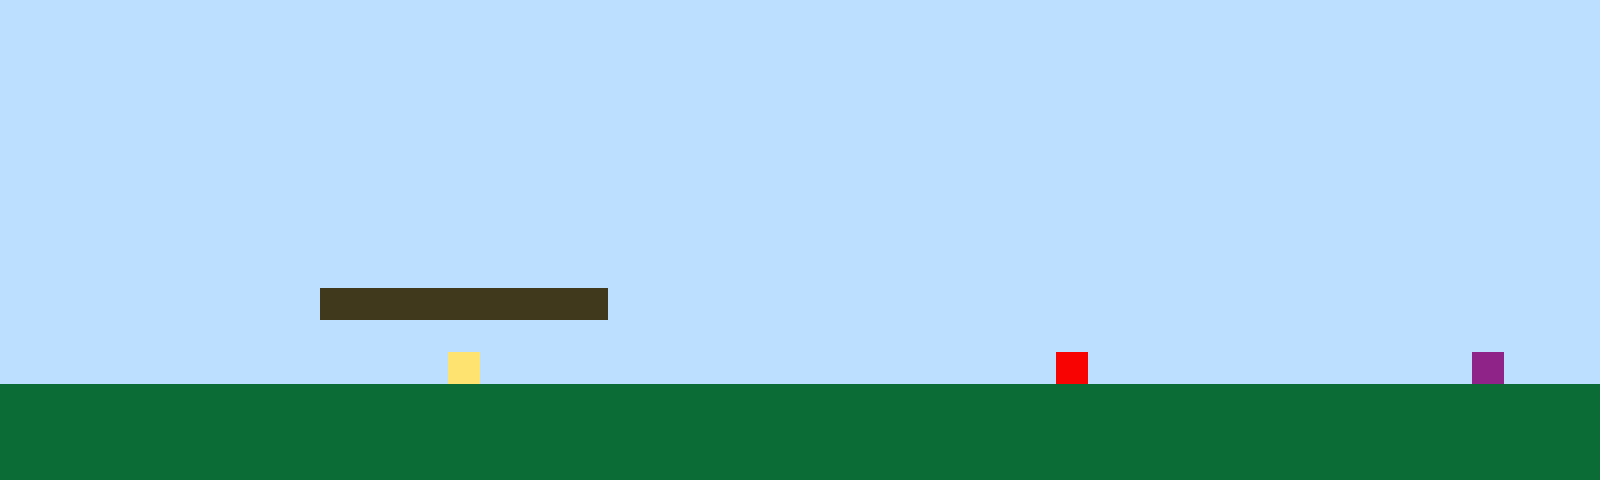

A level layout from a 2D game, rendered from its tile map. Below: a short description, then the map file with its tile-grid data intact:
An orthogonal 50x15 tile map with 32x32 px tiles, 1 tile layer (Tile Layer 1).

<map version="1.10" tiledversion="1.11.2" orientation="orthogonal" renderorder="right-up" width="50" height="15" tilewidth="32" tileheight="32" infinite="0" nextlayerid="2" nextobjectid="1"><editorsettings><export target="map1.csv" format="csv" /></editorsettings><tileset firstgid="1" name="sprites" tilewidth="32" tileheight="32" tilecount="6" columns="3"><image source="sprites.png" width="96" height="64" /></tileset><layer id="1" name="Tile Layer 1" width="50" height="15"><data encoding="csv">1,1,1,1,1,1,1,1,1,1,1,1,1,1,1,1,1,1,1,1,1,1,1,1,1,1,1,1,1,1,1,1,1,1,1,1,1,1,1,1,1,1,1,1,1,1,1,1,1,1,1,1,1,1,1,1,1,1,1,1,1,1,1,1,1,1,1,1,1,1,1,1,1,1,1,1,1,1,1,1,1,1,1,1,1,1,1,1,1,1,1,1,1,1,1,1,1,1,1,1,1,1,1,1,1,1,1,1,1,1,1,1,1,1,1,1,1,1,1,1,1,1,1,1,1,1,1,1,1,1,1,1,1,1,1,1,1,1,1,1,1,1,1,1,1,1,1,1,1,1,1,1,1,1,1,1,1,1,1,1,1,1,1,1,1,1,1,1,1,1,1,1,1,1,1,1,1,1,1,1,1,1,1,1,1,1,1,1,1,1,1,1,1,1,1,1,1,1,1,1,1,1,1,1,1,1,1,1,1,1,1,1,1,1,1,1,1,1,1,1,1,1,1,1,1,1,1,1,1,1,1,1,1,1,1,1,1,1,1,1,1,1,1,1,1,1,1,1,1,1,1,1,1,1,1,1,1,1,1,1,1,1,1,1,1,1,1,1,1,1,1,1,1,1,1,1,1,1,1,1,1,1,1,1,1,1,1,1,1,1,1,1,1,1,1,1,1,1,1,1,1,1,1,1,1,1,1,1,1,1,1,1,1,1,1,1,1,1,1,1,1,1,1,1,1,1,1,1,1,1,1,1,1,1,1,1,1,1,1,1,1,1,1,1,1,1,1,1,1,1,1,1,1,1,1,1,1,1,1,1,1,1,1,1,1,1,1,1,1,1,1,1,1,1,1,1,1,1,1,1,1,1,1,1,1,1,1,1,1,1,1,1,1,1,1,1,1,1,1,1,1,1,1,1,1,1,1,1,1,1,1,1,1,1,1,1,1,1,1,1,1,1,1,1,1,1,1,1,1,1,1,1,1,1,1,1,1,1,1,1,1,1,1,1,1,1,1,1,1,1,1,1,1,1,1,1,1,1,1,1,3,3,3,3,3,3,3,3,3,1,1,1,1,1,1,1,1,1,1,1,1,1,1,1,1,1,1,1,1,1,1,1,1,1,1,1,1,1,1,1,1,1,1,1,1,1,1,1,1,1,1,1,1,1,1,1,1,1,1,1,1,1,1,1,1,1,1,1,1,1,1,1,1,1,1,1,1,1,1,1,1,1,1,1,1,1,1,1,1,1,1,1,1,1,1,1,1,1,1,1,1,1,1,1,4,1,1,1,1,1,1,1,1,1,1,1,1,1,1,1,1,1,1,5,1,1,1,1,1,1,1,1,1,1,1,1,6,1,1,1,2,2,2,2,2,2,2,2,2,2,2,2,2,2,2,2,2,2,2,2,2,2,2,2,2,2,2,2,2,2,2,2,2,2,2,2,2,2,2,2,2,2,2,2,2,2,2,2,2,2,2,2,2,2,2,2,2,2,2,2,2,2,2,2,2,2,2,2,2,2,2,2,2,2,2,2,2,2,2,2,2,2,2,2,2,2,2,2,2,2,2,2,2,2,2,2,2,2,2,2,2,2,2,2,2,2,2,2,2,2,2,2,2,2,2,2,2,2,2,2,2,2,2,2,2,2,2,2,2,2,2,2,2,2,2,2,2,2,2,2,2,2,2,2,2,2,2,2,2,2</data></layer></map>
